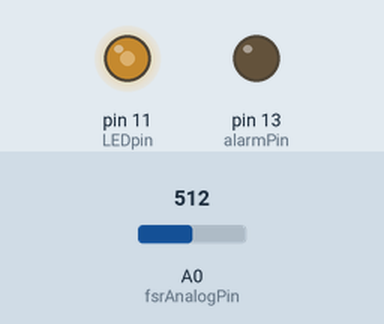
Bench run of a sketch on a simulated Arduino Uno, built with avr-gcc and run on an emulated ATmega328P. Parts: output pins drawn as LEDs (lit = HIGH). The test bench sets the inputs (shaded band); at power-on: A0 (fsrAnalogPin) = 512.

Above: at 1.2 s.
1.3 s: A0 (fsrAnalogPin) set to 716
At 1.7 s:
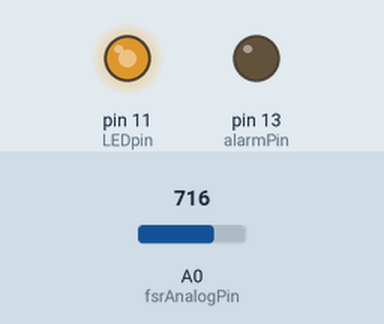
2.8 s: A0 (fsrAnalogPin) set to 900
At 4.0 s:
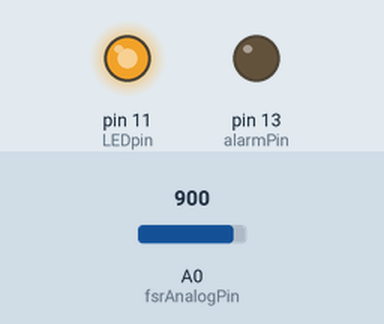
4.3 s: A0 (fsrAnalogPin) set to 122
At 5.2 s:
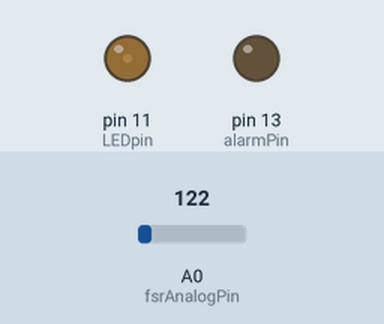
5.8 s: A0 (fsrAnalogPin) set to 0
At 6.4 s:
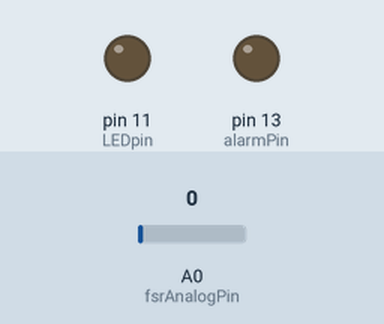
7.3 s: A0 (fsrAnalogPin) set to 511
At 8.7 s:
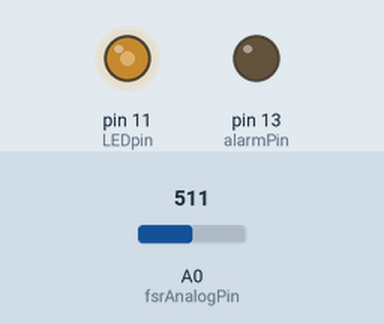
Timing chart, 0 to 9.8 s (numbered marks = the images above; inputs shaded):
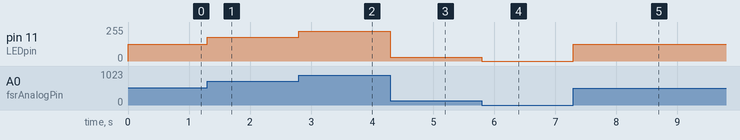

Measured:
- after the input at 1.3 s, pin 11 (LEDpin): 127/255 → 178/255 at once
- after the input at 2.8 s, pin 11 (LEDpin): 178/255 → 224/255 at once
- after the input at 4.3 s, pin 11 (LEDpin): 224/255 → 30/255 at once
- after the input at 5.8 s, pin 11 (LEDpin): 30/255 → 0/255 at once
- after the input at 7.3 s, pin 11 (LEDpin): 0/255 → 127/255 at once

The sketch:

bluno_cocacola_rise.ino
```cpp
int fsrAnalogPin = 0; // FSR is connected to analog 0
int LEDpin = 11; // connect Red LED to pin 11 (PWM pin)
const int alarmPin = 13;
int fsrReading; // the analog reading from the FSR resistor divider
int LEDbrightness;

unsigned long time = 0;
unsigned long resetTime = 0;
unsigned long sittedTime = 0;

float alarm = false;

void setup(void) {

Serial.begin(115200); // We'll send debugging information via the Serial monitor
//Serial.begin(9600);
pinMode(LEDpin, OUTPUT);
pinMode(alarmPin, OUTPUT);

}

void loop(void) {

time = millis()/1000;

fsrReading = analogRead(fsrAnalogPin);

// we'll need to change the range from the analog reading (0-1023) down to the range
// used by analogWrite (0-255) with map!
LEDbrightness = map(fsrReading, 0, 1023, 0, 255);
// LED gets brighter the harder you press
analogWrite(LEDpin, LEDbrightness);

if (LEDbrightness > 0) {
    sittedTime = time;
    //Serial.println("seated time:");
    //Serial.println(time - resetTime);
    if (time - resetTime >= 30 && !alarm) {
      if(Serial.available()){
        digitalWrite(alarmPin, HIGH);
        Serial.write("ALARM");

      }
      alarm = true;
    }
}else {
    //Serial.println("unsitted:");
    //Serial.println(time - sittedTime);
    if(time - sittedTime >= 5 && alarm){
      resetTime = time;
      if(Serial.available()){
        Serial.write("STOP");
      }
      alarm = false;
    }
    digitalWrite(alarmPin, LOW);
}

//delay(100);
}
```
